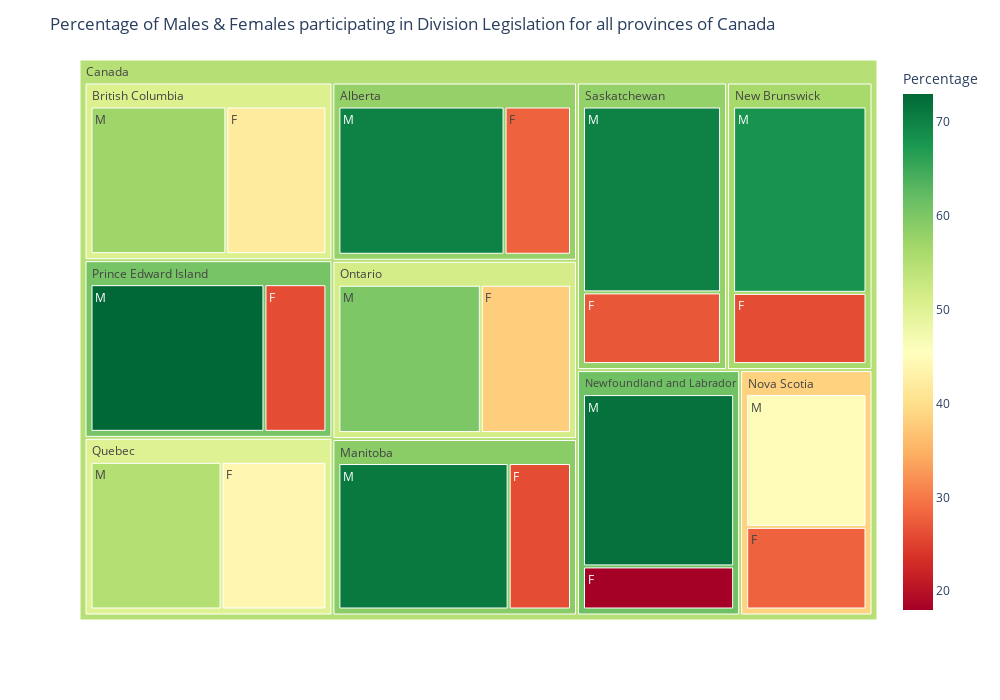

Notebook code cell kept with this figure:
### Code cell
fig1 = px.treemap(new_df, path=['country', 'province', 'gender'],
                 values='Percentage',
                  color='Percentage',
                 color_continuous_scale='RdYlGn'
                )
fig1.update_layout(title="Percentage of Males & Females participating in Division Legislation for all provinces of Canada", width=1000, height=700)
fig1.data[0].hovertemplate = '%{label}<br>%{value}'
fig1.show()

### Figure 1 — Plotly figure (JSON) as saved in the notebook; plotly's stock layout.template omitted (floating-point values rounded to 4 significant figures)
{"data": [{"branchvalues": "total", "customdata": [[28], [42], [26], [26], [18], [28], [38], [26], [44], [27], [70], [57], [71], [68], [72], [45], [60], [73], [55], [70], [58], [50.64], [58.94], [56.38], [61.2], [38.48], [51.47], [60.66], [50.11], [58.03], [54.74]], "domain": {"x": [0, 1], "y": [0, 1]}, "hovertemplate": "%{label}<br>%{value}", "ids": ["Canada/Alberta/F", "Canada/British Columbia/F", "Canada/Manitoba/F", "Canada/New Brunswick/F", "Canada/Newfoundland and Labrador/F", "Canada/Nova Scotia/F", "Canada/Ontario/F", "Canada/Prince Edward Island/F", "Canada/Quebec/F", "Canada/Saskatchewan/F", "Canada/Alberta/M", "Canada/British Columbia/M", "Canada/Manitoba/M", "Canada/New Brunswick/M", "Canada/Newfoundland and Labrador/M", "Canada/Nova Scotia/M", "Canada/Ontario/M", "Canada/Prince Edward Island/M", "Canada/Quebec/M", "Canada/Saskatchewan/M", "Canada/Alberta", "Canada/British Columbia", "Canada/Manitoba", "Canada/New Brunswick", "Canada/Newfoundland and Labrador", "Canada/Nova Scotia", "Canada/Ontario", "Canada/Prince Edward Island", "Canada/Quebec", "Canada/Saskatchewan", "Canada"], "labels": ["F", "F", "F", "F", "F", "F", "F", "F", "F", "F", "M", "M", "M", "M", "M", "M", "M", "M", "M", "M", "Alberta", "British Columbia", "Manitoba", "New Brunswick", "Newfoundland and Labrador", "Nova Scotia", "Ontario", "Prince Edward Island", "Quebec", "Saskatchewan", "Canada"], "marker": {"coloraxis": "coloraxis", "colors": [28, 42, 26, 26, 18, 28, 38, 26, 44, 27, 70, 57, 71, 68, 72, 45, 60, 73, 55, 70, 58, 50.64, 58.94, 56.38, 61.2, 38.48, 51.47, 60.66, 50.11, 58.03, 54.74]}, "name": "", "parents": ["Canada/Alberta", "Canada/British Columbia", "Canada/Manitoba", "Canada/New Brunswick", "Canada/Newfoundland and Labrador", "Canada/Nova Scotia", "Canada/Ontario", "Canada/Prince Edward Island", "Canada/Quebec", "Canada/Saskatchewan", "Canada/Alberta", "Canada/British Columbia", "Canada/Manitoba", "Canada/New Brunswick", "Canada/Newfoundland and Labrador", "Canada/Nova Scotia", "Canada/Ontario", "Canada/Prince Edward Island", "Canada/Quebec", "Canada/Saskatchewan", "Canada", "Canada", "Canada", "Canada", "Canada", "Canada", "Canada", "Canada", "Canada", "Canada", ""], "type": "treemap", "values": [28, 42, 26, 26, 18, 28, 38, 26, 44, 27, 70, 57, 71, 68, 72, 45, 60, 73, 55, 70, 98, 99, 97, 94, 90, 73, 98, 99, 99, 97, 944]}], "layout": {"coloraxis": {"colorbar": {"title": {"text": "Percentage"}}, "colorscale": [[0, "rgb(165,0,38)"], [0.1, "rgb(215,48,39)"], [0.2, "rgb(244,109,67)"], [0.3, "rgb(253,174,97)"], [0.4, "rgb(254,224,139)"], [0.5, "rgb(255,255,191)"], [0.6, "rgb(217,239,139)"], [0.7, "rgb(166,217,106)"], [0.8, "rgb(102,189,99)"], [0.9, "rgb(26,152,80)"], [1, "rgb(0,104,55)"]]}, "height": 700, "legend": {"tracegroupgap": 0}, "margin": {"t": 60}, "title": {"text": "Percentage of Males & Females participating in Division Legislation for all provinces of Canada"}, "width": 1000}}
